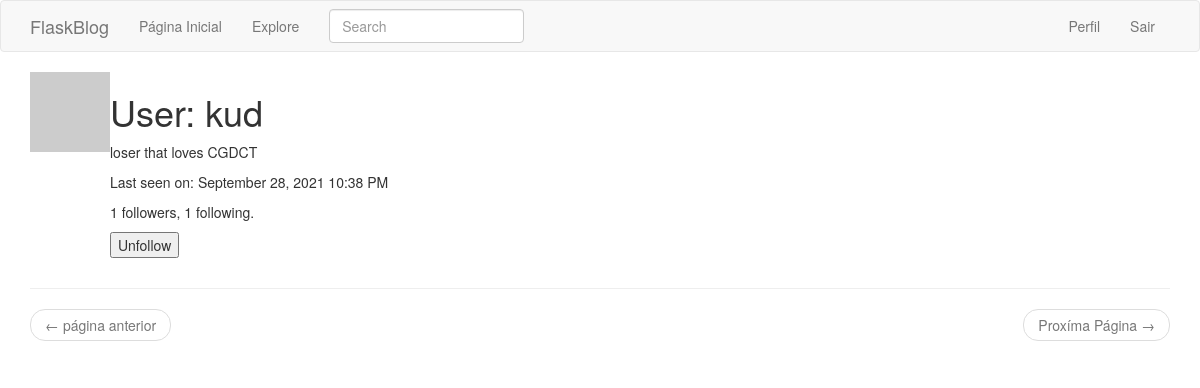
Page /user/kud (signed in) on the earlier database version.
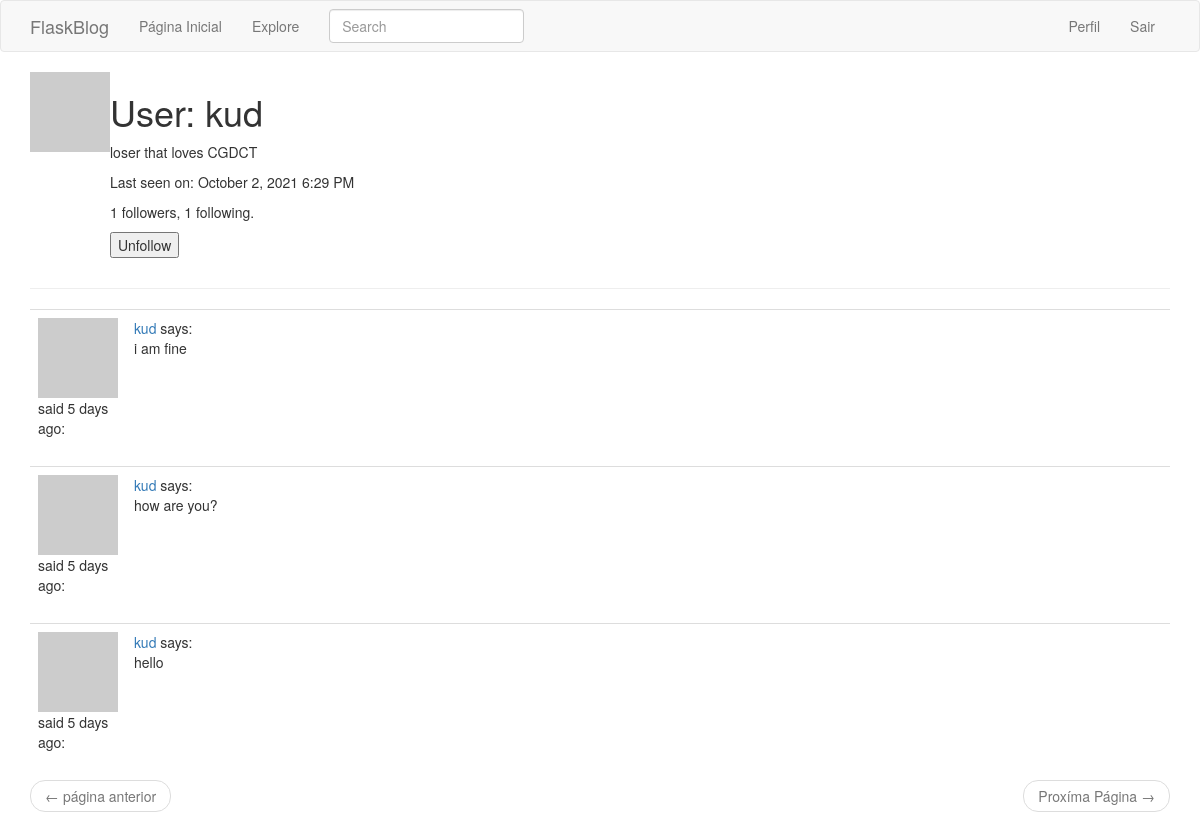
Same page on the later database version.
### app/models.py (models this page shows, shortened)
class PaginatedAPIMixin(object):
    @staticmethod
    def to_collection_dict(query, page, per_page, endpoint, **kwargs):
        resources = query.paginate(page, per_page, False)
        data = {
            'items': [item.to_dict() for item in resources.items],
            '_meta': {
                'page': page,
                'per_page': per_page,
                'total_pages': resources.pages,
                'total_items': resources.total
            },
            '_links': {
                'self': url_for(endpoint, page=page, per_page=per_page,
                                **kwargs),
                'next': url_for(endpoint, page=page + 1, per_page=per_page,
                                **kwargs) if resources.has_next else None,
                'prev': url_for(endpoint, page=page - 1, per_page=per_page,
                                **kwargs) if resources.has_prev else None
            }
        }
        return data

class User(PaginatedAPIMixin, UserMixin, db.Model):
    id = db.Column(db.Integer, primary_key=True)
    username = db.Column(db.String(64), index=True, unique=True)
    email = db.Column(db.String(120), index=True, unique=True)
    password_hash = db.Column(db.String(128))
    posts = db.relationship('Post', backref='author', lazy='dynamic')
    about_me = db.Column(db.String(140))
    last_seen = db.Column(db.DateTime, default=datetime.utcnow)
    token = db.Column(db.String(32), index=True, unique=True)
    token_expiration = db.Column(db.DateTime)
    followed = db.relationship(
        'User', secondary=followers,
        primaryjoin=(followers.c.follower_id == id),
        secondaryjoin=(followers.c.followed_id == id),
        backref=db.backref('followers', lazy='dynamic'), lazy='dynamic'
    )
    def is_following(self, user):
        return self.followed.filter(
            followers.c.followed_id == user.id).count() > 0
    def avatar(self, size):
        digest = md5(self.email.lower().encode('utf-8')).hexdigest()
        return 'https://www.gravatar.com/avatar/{}?d=identicon&s={}'.format(
            digest, size)

class SearchableMixin(object):
    @classmethod
    def before_commit(cls, session):
        session._changes = {
            'add': list(session.new),
            'update': list(session.dirty),
            'delete': list(session.deleted)
        }
    @classmethod
    def after_commit(cls, session):
        for obj in session._changes['add']:
            if isinstance(obj, SearchableMixin):
                add_to_index(obj.__tablename__, obj)
        for obj in session._changes['update']:
            if isinstance(obj, SearchableMixin):
                add_to_index(obj.__tablename__, obj)
        for obj in session._changes['delete']:
            if isinstance(obj, SearchableMixin):
                remove_from_index(obj.__tablename__, obj)
        session._changes = None

class Post(SearchableMixin, db.Model):
    __searchable__ = ['body']
    id = db.Column(db.Integer, primary_key=True)
    body = db.Column(db.String(140))
    timestamp = db.Column(db.DateTime, index=True, default=datetime.utcnow)
    user_id = db.Column(db.Integer, db.ForeignKey('user.id'))

### app/main/routes.py (the view)
@bp.route('/user/<username>')
@login_required
def user(username):
    user = User.query.filter_by(username=username).first_or_404()
    page = request.args.get('page', 1, type=int)
    posts = user.posts.order_by(Post.timestamp.desc()).paginate(
        page, current_app.config['POSTS_PER_PAGE'], False)
    next_url = url_for('main.user', username=user.username, page=posts.next_num) \
        if posts.has_next else None
    prev_url = url_for('mainuser', username=user.username, page=posts.prev_num) \
        if posts.has_prev else None
    form = EmptyForm()
    return render_template('user.html', user=user, posts=posts.items,
                           next_url=next_url, prev_url=prev_url, form=form)

### app/main/forms.py
class SearchForm(FlaskForm):
    q = StringField(('Search'), validators=[DataRequired()])
    def __init__(self, *args, **kwargs):
        if 'formdata' not in kwargs:
            kwargs['formdata'] = request.args
        if 'csrf_enabled' not in kwargs:
            kwargs['csrf_enabled'] = False
        super(SearchForm, self).__init__(*args, **kwargs)

class EmptyForm(FlaskForm):
    submit = SubmitField('Submit')

### app/main/routes.py (called while the page is built)
@bp.before_request
def before_request():
    if current_user.is_authenticated:
        current_user.last_seen = datetime.utcnow()
        db.session.commit()
        g.search_form = SearchForm()

### app/models.py (called while the page is built)
@login.user_loader
def load_user(id):
    return User.query.get(int(id))

### app/templates/user.html (shortened to what this page needs)
{% extends "base.html" %}
{% block app_content %}
    <table>
        <tr valign="top">
            <td><img src="{{ user.avatar(128) }}"></td>
            <td>
                <h1>User: {{ user.username }}</h1>
                {% if user.about_me %}<p>{{ user.about_me }}</p>{% endif %}
                {% if user.last_seen %}
                <p>Last seen on: {{ moment(user.last_seen).format('LLL') }}</p>
                {% endif %}
                <p>{{ user.followers.count() }} followers, {{ user.followed.count() }} following.</p>
                {% if user == current_user %}
                <p><a href="{{ url_for('main.edit_profile') }}">Edit your profile</a></p>
                {% else %}
                <p>
                    <form action="{{ url_for('main.unfollow', username=user.username) }}" method="post">
                        {{ form.submit(value='Unfollow') }}
                    </form>
                </p>
                {% endif %}
            </td>
        </tr>
    </table>
    <hr>
    {% for post in posts %}
        {% include '_post.html' %}
    {% endfor %}
    <nav aria-label="...">
        <ul class="pager">
            <li class="previous{% if not prev_url %} disabled{% endif %}">
                <a href="{{ prev_url or '#' }}">
                    <span aria-hidden="true">&larr;</span> página anterior
                </a>
            </li>
            <li class="next{% if not next_url %} disabled{% endif %}">
                <a href="{{ next_url or '#' }}">
                    Proxíma Página <span aria-hidden="true">&rarr;</span>
                </a>
            </li>
        </ul>
    </nav>
{% endblock %}

### app/templates/base.html (shortened to what this page needs)
{% extends 'bootstrap/base.html' %}
{% block navbar %}
    <nav class="navbar navbar-default">
        <div class="container">
            <div class="navbar-header">
                <a class="navbar-brand" href="{{ url_for('main.index') }}">FlaskBlog</a>
            </div>
            <div class="collapse navbar-collapse" id="bs-example-navbar-collapse-1">
                <ul class="nav navbar-nav">
                    <li><a href="{{ url_for('main.index') }}">Página Inicial</a></li>
                    <li><a href="{{ url_for('main.explore') }}">Explore</a></li>
                </ul>
                {% if g.search_form %}
                <form class="navbar-form navbar-left" method="get"
                        action="{{ url_for('main.search') }}">
                    <div class="form-group">
                        {{ g.search_form.q(size=20, class='form-control',
                            placeholder=g.search_form.q.label.text) }}
                    </div>
                </form>
                {% endif %}
                <ul class="nav navbar-nav navbar-right">
                    {% if current_user.is_anonymous %}
                    <li><a href="{{ url_for('auth.login') }}">Login</a></li>
                    {% else %}
                    <li><a href="{{ url_for('main.user', username=current_user.username) }}">Perfil</a></li>
                    <li><a href="{{ url_for('auth.logout') }}">Sair</a></li>
                    {% endif %}
                </ul>
            </div>
        </div>
    </nav>
{% endblock %}
{% block content %}
    <div class="container">
        {% block app_content %}{% endblock %}
    </div>
{% endblock %}

### app/templates/_post.html
<table class="table table-hover">
    <tr>
        <td width="70px">
            <a href="{{ url_for('main.user', username=post.author.username) }}">
                <img src="{{ post.author.avatar(70) }}" />
            </a>
            said {{ moment(post.timestamp).fromNow() }}:
            <br>
        </td>
        <td>
            <a href="{{ url_for('main.user', username=post.author.username) }}">
                {{ post.author.username }}
            </a>
            says:
            <br>
            {{ post.body }}
        </td>
    </tr>
</table>

Differences in the rows shown:
changed User "kud": last_seen "September 28, 2021 10:38 PM" → "October 2, 2021 6:29 PM"
added Post: timestamp "5 days ago", author.username "kud", body "i am fine"
added Post: timestamp "5 days ago", author.username "kud", body "how are you?"
added Post: timestamp "5 days ago", author.username "kud", body "hello"
